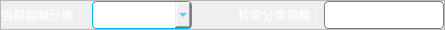
              <widget class="QFrame" name="frame_medias_sort">
               <property name="minimumSize">
                <size>
                 <width>0</width>
                 <height>30</height>
                </size>
               </property>
               <property name="maximumSize">
                <size>
                 <width>16777215</width>
                 <height>30</height>
                </size>
               </property>
               <property name="styleSheet">
                <string notr="true">QLabel
{
color: white;
}

QComboBox
{
color: #03b2f5;
border: 1px solid #03b2f5;
border-radius: 4px;
}

QPushButton
{
color: white;
border: 1px solid gray;
border-radius: 4px;
}

QPushButton:hover
{
color: #03b2f5;
border: 1px solid #03b2f5;
}

QLineEdit
{
color: #03b2f5;
border: 1px solid gray;
border-radius: 4px;
}</string>
               </property>
               <property name="frameShape">
                <enum>QFrame::StyledPanel</enum>
               </property>
               <property name="frameShadow">
                <enum>QFrame::Raised</enum>
               </property>
               <layout class="QHBoxLayout" name="horizontalLayout_6">
                <property name="spacing">
                 <number>6</number>
                </property>
                <property name="leftMargin">
                 <number>0</number>
                </property>
                <property name="topMargin">
                 <number>0</number>
                </property>
                <property name="rightMargin">
                 <number>0</number>
                </property>
                <property name="bottomMargin">
                 <number>0</number>
                </property>
                <item>
                 <widget class="QLabel" name="label_3">
                  <property name="minimumSize">
                   <size>
                    <width>85</width>
                    <height>28</height>
                   </size>
                  </property>
                  <property name="maximumSize">
                   <size>
                    <width>85</width>
                    <height>28</height>
                   </size>
                  </property>
                  <property name="text">
                   <string>当前视频分类：</string>
                  </property>
                 </widget>
                </item>
                <item>
                 <widget class="QComboBox" name="comboBox_medias">
                  <property name="minimumSize">
                   <size>
                    <width>100</width>
                    <height>28</height>
                   </size>
                  </property>
                  <property name="maximumSize">
                   <size>
                    <width>100</width>
                    <height>28</height>
                   </size>
                  </property>
                 </widget>
                </item>
                <item>
                 <spacer name="horizontalSpacer_9">
                  <property name="orientation">
                   <enum>Qt::Horizontal</enum>
                  </property>
                  <property name="sizeHint" stdset="0">
                   <size>
                    <width>40</width>
                    <height>20</height>
                   </size>
                  </property>
                 </spacer>
                </item>
                <item>
                 <widget class="QLabel" name="label_4">
                  <property name="minimumSize">
                   <size>
                    <width>80</width>
                    <height>28</height>
                   </size>
                  </property>
                  <property name="maximumSize">
                   <size>
                    <width>80</width>
                    <height>28</height>
                   </size>
                  </property>
                  <property name="text">
                   <string>检索分类视频：</string>
                  </property>
                 </widget>
                </item>
                <item>
                 <widget class="QLineEdit" name="lineEdit_medias_search">
                  <property name="minimumSize">
                   <size>
                    <width>120</width>
                    <height>28</height>
                   </size>
                  </property>
                  <property name="maximumSize">
                   <size>
                    <width>235</width>
                    <height>28</height>
                   </size>
                  </property>
                 </widget>
                </item>
               </layout>
              </widget>
